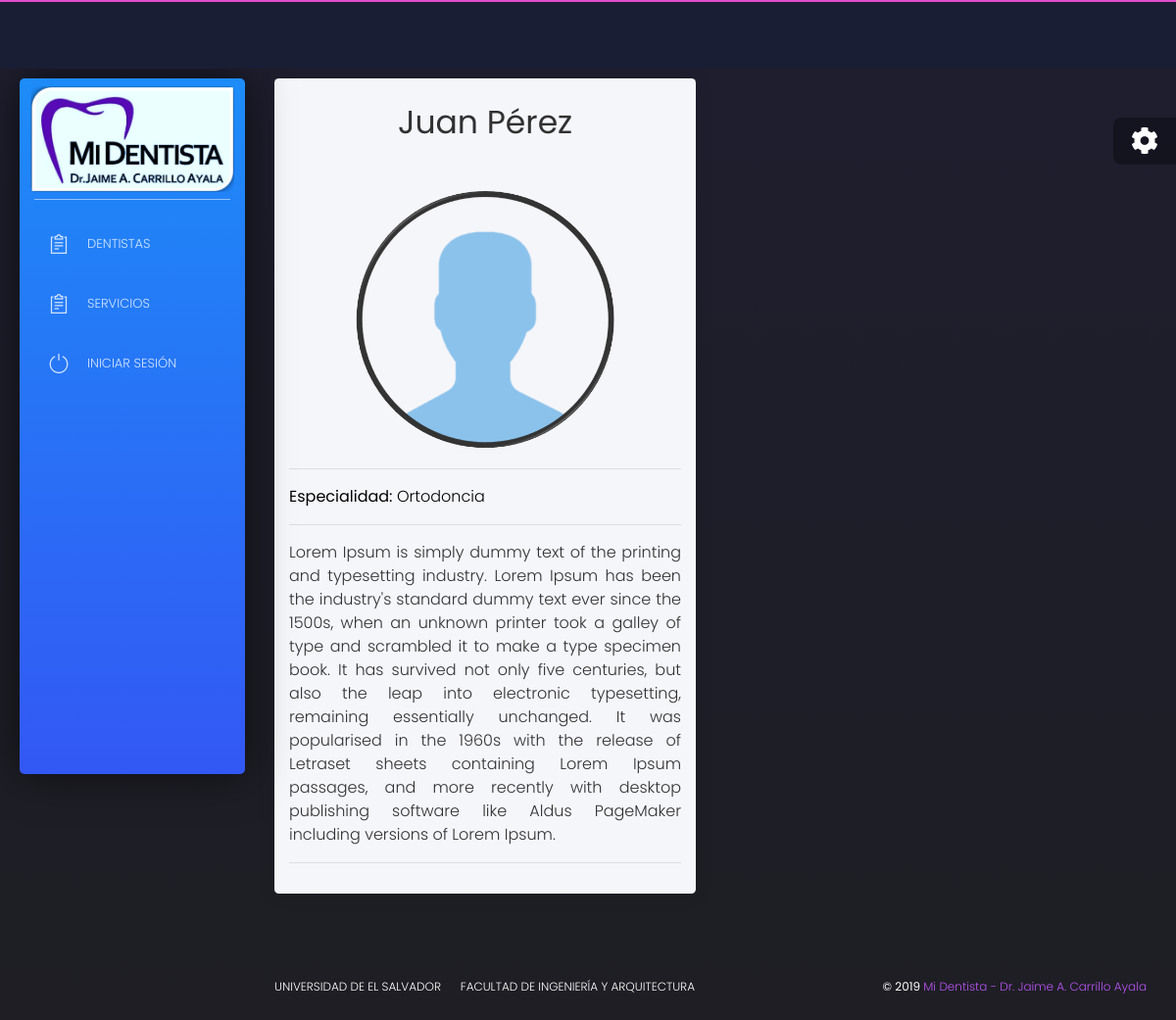
Page /core/dentistas on the earlier database version.
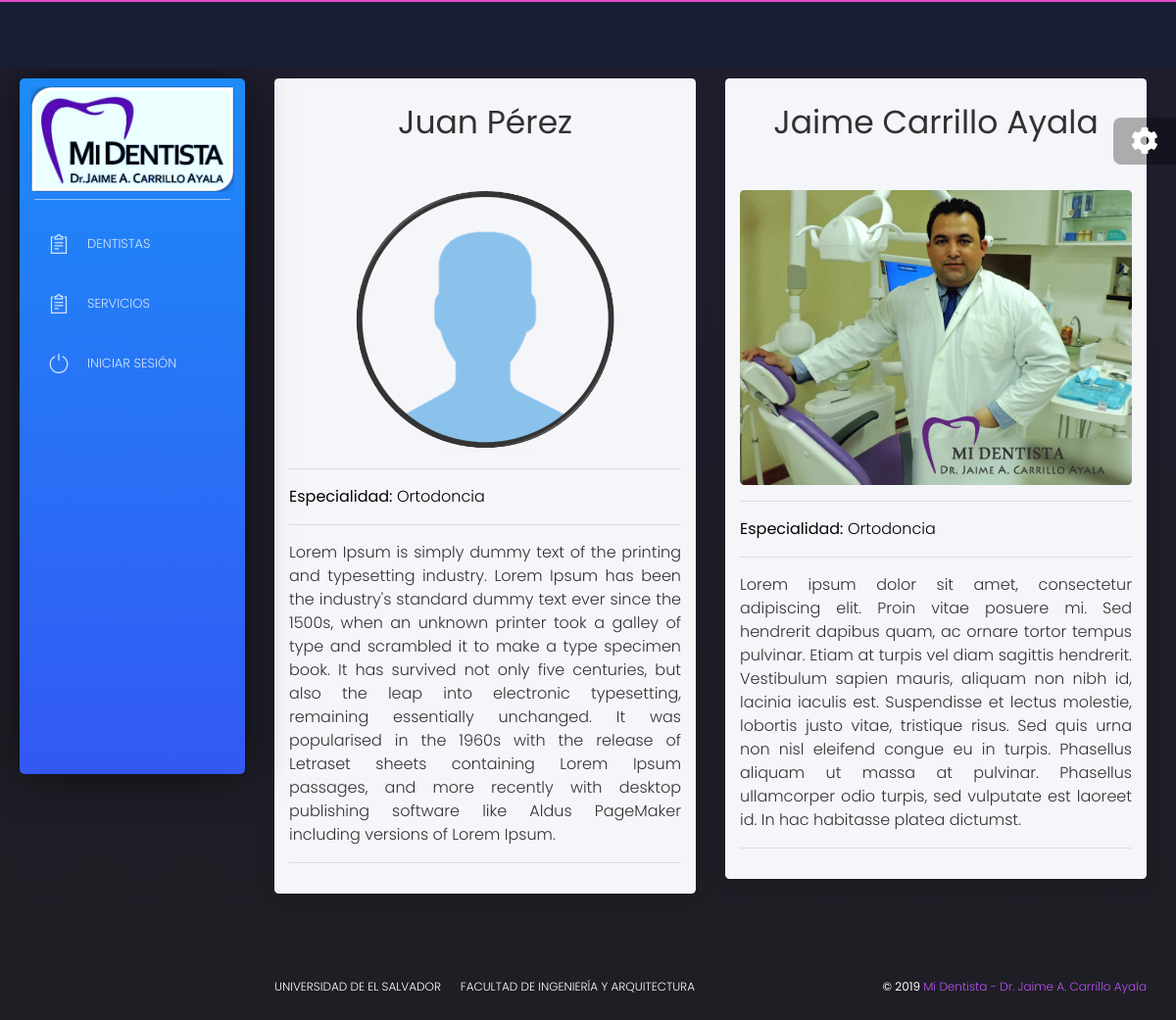
Same page on the later database version.
### core/models.py (models this page shows)
class Dentista(models.Model):
    id = models.AutoField(primary_key=True)
    usuario = models.OneToOneField(User, on_delete=models.CASCADE)
    especialidad = models.ForeignKey(Especialidad, on_delete=models.CASCADE)
    telefono = models.CharField(max_length=8)
    is_dentist = models.BooleanField(default=True)
    foto = models.ImageField(upload_to='dentist/%Y/%m/%D/', null=True, blank=True)
    biografia = models.CharField(max_length=1024)

class Especialidad(models.Model):
    id = models.AutoField(primary_key=True)
    nombre = models.CharField(max_length=64)

### core/views.py (the view)
# urls.py: path('dentistas', DentistaList.as_view(), name = 'dentistas'),
class DentistaList(ListView):
    model = Dentista
    template_name = 'core/dentista_list.html'

### core/templates/core/dentista_list.html (shortened to what this page needs)
{% extends 'core/base.html' %}
{% load static %}
{% block content %}
<div class="content">
    <div class="row">
				{% for dentista in dentista_list|dictsort:'id'  %}
					<div class="col-md-6">
						<div class="card white-content">
							<div class="card-body" align = center>
								<table class="table table-sm" id="" width=100%>
									<tr>
										<td align = center>
											<h1 align=center>{{dentista.usuario.first_name}} {{dentista.usuario.last_name}}</h1>
										</td>
									</tr>
								</table>
								<img src = {{dentista.foto.url}}>
								<hr>
								<p align=justify><font size=3 color=black><b>Especialidad:</b> {{dentista.especialidad.nombre}}</font></p>
								<hr>
								<p align=justify><font size=3>{{dentista.biografia}}</font></p>
								<hr>
							</div>
						</div>
					</div>
				  {% endfor %}
	</div>
</div>
{% endblock %}

### core/templates/core/base.html (shortened to what this page needs)
{% load static %}
<!DOCTYPE html>
<html lang="en">
	<head>
	  <link href="https://use.fontawesome.com/releases/v5.0.6/css/all.css" rel="stylesheet"/>
	  <link href="{% static 'css/nucleo-icons.css' %}" rel="stylesheet" type="text/css"/>
	  <link href="{% static 'css/bootstrap.min.css' %}" rel="stylesheet" type="text/css"/>
	  <link href="{% static 'css/black-dashboard.css' %}" rel="stylesheet" type="text/css"/>
	  <link href="{% static 'demo/demo.css' %}" rel="stylesheet" />
	  <link rel="stylesheet" href="https://cdn.jsdelivr.net/npm/gijgo@1.9.6/css/gijgo.min.css">
	</head>
	<body >
	  <div class="wrapper ">
	    <div class="sidebar" data-color = "blue">
	      <div class="sidebar-wrapper">
	        <div class="logo">
	          <a href="{% url 'home' %}">
	            <img class = "img-responsive" align="cent" src="{% static 'images/logo.png' %}" width="100%" height="100%">
	          </a>
	        </div>
	        <ul class="nav">
			{% if request.user.is_superuser %}
				<li class="nav-item">
					<a class="nav-link collapsed" href="#" data-toggle="collapse" data-target="#collapsePages" aria-expanded="true" aria-controls="collapsePages">
						<i class="tim-icons icon-zoom-split"></i>
						<p><font size=2>Dentistas</font></p>
					</a>
					<div id="collapsePages" class="collapse" aria-labelledby="headingPages" data-parent="#accordionSidebar">
						<div class="py-2 collapse-inner rounded">
							<ul>
								<a href="{% url 'core:nuevousuariod' %}" class="nav-item">
									<i class="tim-icons icon-simple-add"></i>
									<p>Agregar</p>
								</a>
								<a href="{% url 'core:dentistas' %}" class="nav-item">
									<i class="tim-icons icon-pencil"></i>
									<p>Administrar</p>
								</a>
								<a href="{% url 'core:especialidades' %}" class="nav-item">
									<i class="tim-icons icon-puzzle-10"></i>
									<p>Especialidades</p>
								</a>
								</a>
							</ul>
						</div>
					</div>
				</li>
			{% else %}
				<li>
					<a href="{% url 'core:dentistas' %}">
						<i class="tim-icons icon-notes"></i>
						<p><font size=2>Dentistas</font></p>
					</a>
				</li>
			{% endif %}
				{% if request.user.is_superuser %}
					<li class="nav-item">
						<a class="nav-link collapsed" href="#" data-toggle="collapse" data-target="#collapsePages3" aria-expanded="true" aria-controls="collapsePages">
							<i class="tim-icons icon-notes"></i>
							<p><font size=2>Servicios</font></p>
						</a>
						<div id="collapsePages3" class="collapse" aria-labelledby="headingPages" data-parent="#accordionSidebar">
							<div class="py-2 collapse-inner rounded">
								<ul>
									<a href="{% url 'core:nuevotratamiento' %}" class="nav-item">
										<i class="tim-icons icon-simple-add"></i>
										<p>Agregar</p>
									</a>
									<a href="{% url 'core:tratamientos' %}" class="nav-item">
										<i class="tim-icons icon-pencil"></i>
										<p>Administrar</p>
									</a>
									<a href="{% url 'core:categorias' %}" class="nav-item">
										<i class="tim-icons icon-molecule-40"></i>
										<p>Categorías</p>
									</a>
									<a href="{% url 'core:medicamentos' %}" class="nav-item">
										<i class="tim-icons icon-atom"></i>
										<p>Medicamentos</p>
									</a>
								</ul>
							</div>
						</div>
					</li>
				{% else %}
					<li>
						<a href="{% url 'core:tratamientos' %}">
							<i class="tim-icons icon-notes"></i>
							<p><font size=2>Servicios</font></p>
						</a>
					</li>
				{% endif %}
				{% if request.user.is_authenticated %}
					<li>
						<a href="{% url 'logout' %}">
						<i class="tim-icons icon-button-power"></i>
						<p><font size=2>Cerrar Sesión</font></p>
						</a>
					</li>
				{% else %}
					<li>
						<a href="{% url 'login' %}">
						<i class="tim-icons icon-button-power"></i>
						<p><font size=2>Iniciar Sesión</font></p>
						</a>
					</li>
				{% endif %}
	        </ul>
	      </div>
	    </div>
	    <div class="main-panel">
          <nav class="navbar navbar-expand-lg navbar-absolute">
          </nav>
					{% block content %}
					{% endblock content %}
	    <footer class="footer">
	      <div class="container-fluid">
	        <nav>
	          <ul>
	            <li>
	              <a href="http://www.ues.edu.sv">
	                Universidad de El Salvador
	              </a>
	            </li>
	            <li>
	              <a href="http://www.fia.ues.edu.sv">
	                Facultad de Ingeniería y Arquitectura
	              </a>
	            </li>
	          </ul>
	        </nav>
			<div class="copyright float-right">
            ©
			<a href="https://es-la.facebook.com/midentistaelsalvador/" target="_blank">Mi Dentista - Dr. Jaime A. Carrillo Ayala</a>
          </div>
	      </div>
	    </footer>
	  </div>
	</div>
	<div class="fixed-plugin">
	  <div class="dropdown show-dropdown">
	    <a href="#" data-toggle="dropdown">
	      <i class="fa fa-cog fa-2x"> </i>
	    </a>
	  </div>
	</div>
	</body>
</html>

Differences in the rows shown:
added Dentista: usuario.first_name "Jaime", usuario.last_name "Carrillo Ayala", foto (picture), especialidad.nombre "Ortodoncia", biografia "Lorem ipsum dolor sit amet, consectetur adipiscing elit. Proin vitae posuere mi. Sed hendrerit dapibus quam, ac ornare tortor tempus pulvinar. Etiam at turpis vel diam sagittis hendrerit. Vestibulum sapien mauris, aliquam non nibh id, lacinia iaculis est. Suspendisse et lectus molestie, lobortis justo vitae, tristique risus. Sed quis urna non nisl eleifend congue eu in turpis. Phasellus aliquam ut massa at pulvinar. Phasellus ullamcorper odio turpis, sed vulputate est laoreet id. In hac habitasse platea dictumst."
